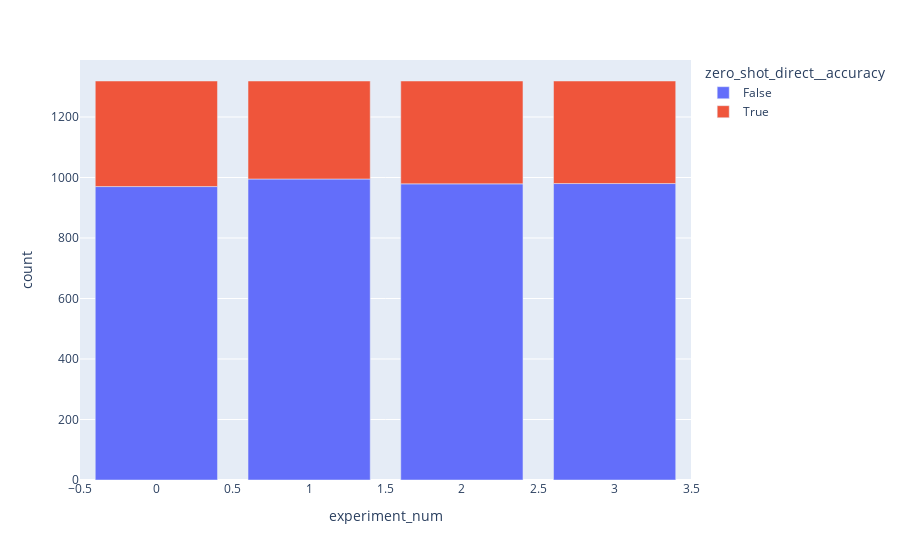

The code cell stored with this chart in its notebook:
### Code cell
# load zero-shot direct prompt datasets (baseline)

ZERO_SHOT_EXPERIMENTS = [
    "/mnt/spindle/stanford-ssg-research/.cache/experiments/gsm8k_meta-llama/Llama-2-7b-chat-hf_zero_shot_direct_1699902139",
    "/mnt/spindle/stanford-ssg-research/.cache/experiments/gsm8k_meta-llama/Llama-2-7b-chat-hf_zero_shot_direct_1699889432",
    "/mnt/spindle/stanford-ssg-research/.cache/experiments/gsm8k_meta-llama/Llama-2-7b-chat-hf_zero_shot_direct_1699844874",
    "/mnt/spindle/stanford-ssg-research/.cache/experiments/gsm8k_meta-llama/Llama-2-7b-chat-hf_zero_shot_direct_1699828513",
]

ZERO_SHOT_DATASETS = []

for i, path in enumerate(ZERO_SHOT_EXPERIMENTS):
    ds = datasets.load_from_disk(path).with_format("pandas")
    df = pd.DataFrame(ds["zero_shot_direct__accuracy"])
    df["experiment_num"] = i
    ZERO_SHOT_DATASETS.append(df)


ZERO_SHOT_DF = (
    pd.concat(ZERO_SHOT_DATASETS)
    .groupby(["experiment_num", "zero_shot_direct__accuracy"])
    .value_counts()
    .reset_index()
)
# ZERO_SHOT_DATASETS
print(ZERO_SHOT_DF)
fig = px.bar(ZERO_SHOT_DF, x="experiment_num", y="count", color="zero_shot_direct__accuracy")
fig.show()

### Figure 1 — Plotly figure (JSON) as saved in the notebook; plotly's stock layout.template omitted (floating-point values rounded to 4 significant figures)
{"data": [{"alignmentgroup": "True", "hovertemplate": "zero_shot_direct__accuracy=False<br>experiment_num=%{x}<br>count=%{y}<extra></extra>", "legendgroup": "False", "marker": {"color": "#636efa", "pattern": {"shape": ""}}, "name": "False", "offsetgroup": "False", "orientation": "v", "showlegend": true, "textposition": "auto", "type": "bar", "x": [0, 1, 2, 3], "xaxis": "x", "y": [970, 995, 979, 980], "yaxis": "y"}, {"alignmentgroup": "True", "hovertemplate": "zero_shot_direct__accuracy=True<br>experiment_num=%{x}<br>count=%{y}<extra></extra>", "legendgroup": "True", "marker": {"color": "#EF553B", "pattern": {"shape": ""}}, "name": "True", "offsetgroup": "True", "orientation": "v", "showlegend": true, "textposition": "auto", "type": "bar", "x": [0, 1, 2, 3], "xaxis": "x", "y": [349, 324, 340, 339], "yaxis": "y"}], "layout": {"barmode": "relative", "legend": {"title": {"text": "zero_shot_direct__accuracy"}, "tracegroupgap": 0}, "margin": {"t": 60}, "xaxis": {"anchor": "y", "domain": [0, 1], "title": {"text": "experiment_num"}}, "yaxis": {"anchor": "x", "domain": [0, 1], "title": {"text": "count"}}}}
